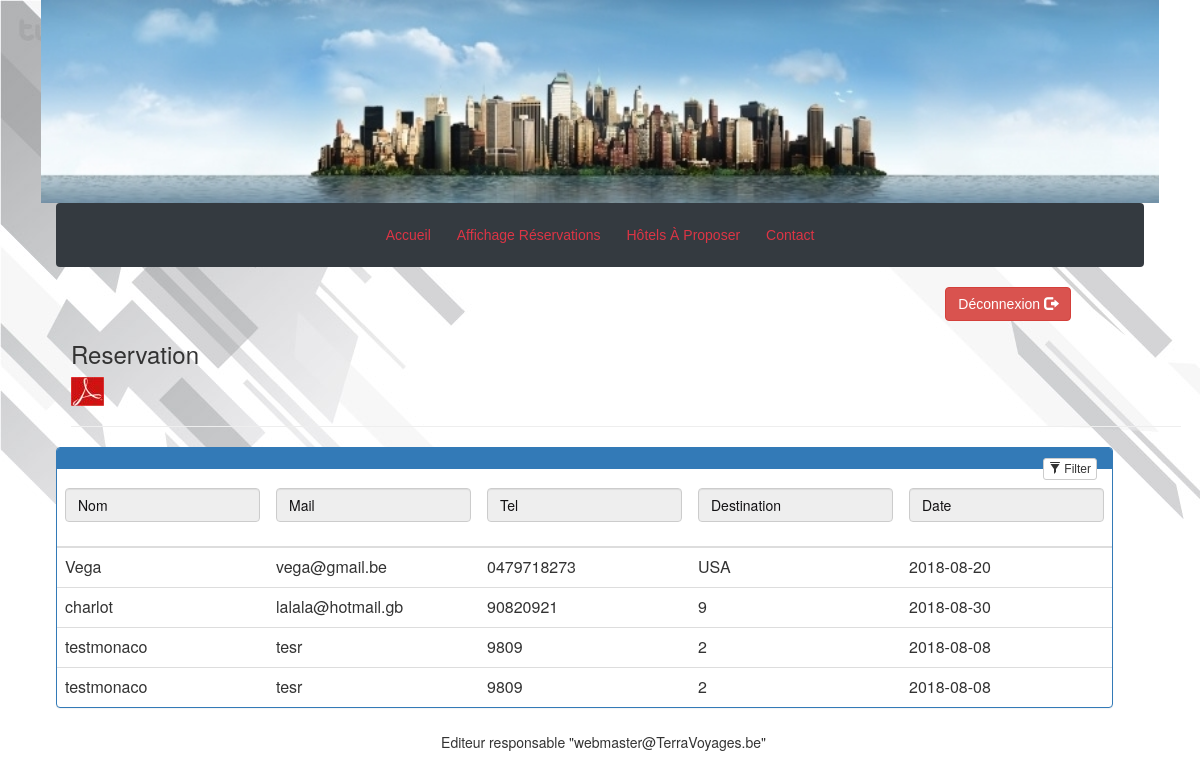
The app's page /admin/index.php?page=affiche_reservation (signed in) with its own data.
### tables this page shows
CREATE TABLE IF NOT EXISTS `reservation` (
  `ID` int(32) NOT NULL AUTO_INCREMENT,
  `NOM_CLIENT` varchar(52) NOT NULL,
  `EMAIL_CLIENT` varchar(52) NOT NULL,
  `TEL_CLIENT` varchar(52) NOT NULL,
  `PAYS_CLIENT` varchar(52) NOT NULL,
  `VILLE_CLIENT` varchar(52) NOT NULL,
  `DESTINATION` varchar(52) NOT NULL,
  `DATE` date NOT NULL,
  `NBR_PERSONNES` int(1) NOT NULL,
  `BUDGET` int(4) NOT NULL,
  PRIMARY KEY (`ID`)
);

### admin/lib/php/class/Vue_reservationDB.class.php (called while the page is built, shortened)
<?php
class Vue_reservationDB {
    private $_db;
    function __construct($_db) {
        $this->_db = $_db;
    }
    function getVue_reservationProduit() {
        try {
            $query = "SELECT * FROM RESERVATION";
            $resultset = $this->_db->prepare($query);
            $resultset->execute();
            $data = $resultset->fetchAll();
            $resultset->execute();
        } catch (PDOException $e) {
            print $e->getMessage();
        }
        while ($data = $resultset->fetch()) {
            try {
                $_infoArray[] = $data;
            } catch (PDOException $e) {
                print $e->getMessage();
            }
        }
        return $_infoArray;
    }
}

### admin/pages/Affiche_reservation.php (the view)
<?php
$reservationDB = new Vue_reservationDB($cnx);
$liste = $reservationDB->getVue_reservationProduit();
$nbrReservations = count($liste);
?>
<div class="container">
    <h3>Reservation</h3>
    <a href="./pages/imprimer.php"><img src="./images/pdf.jpg"></a>
    <hr>
    <div class="row">
        <div class="panel panel-primary filterable">
            <div class="panel-heading">
                <div class="pull-right">
                    <button class="btn btn-default btn-xs btn-filter"><span class="glyphicon glyphicon-filter"></span> Filter</button>
                </div>
            </div>
            <table class="table">
                <thead>
                    <tr class="filters">
                        <th><input type="text" class="form-control" placeholder="Nom" disabled></th>
                        <th><input type="text" class="form-control" placeholder="Mail" disabled></th>
                        <th><input type="text" class="form-control" placeholder="Tel" disabled></th>
                        <th><input type="text" class="form-control" placeholder="Destination" disabled></th>
                        <th><input type="text" class="form-control" placeholder="Date" disabled></th>
                    </tr>
                </thead>
                <tbody>
                    <?php
                    if (isset($liste)) {
                        if ($nbrReservations > 0) {
                            for ($i = 0; $i < $nbrReservations; $i++) {
                                ?>
                                <tr>
                                    <td><?php print $liste[$i]['NOM_CLIENT']; ?></td>
                                    <td><?php print $liste[$i]['EMAIL_CLIENT']; ?></td>
                                    <td><?php print $liste[$i]['TEL_CLIENT']; ?></td>
                                    <td><?php print $liste[$i]['DESTINATION']; ?></td>
                                    <td><?php print $liste[$i]['DATE']; ?></td>
                                </tr>
                            <?php }
                        }
                    } ?>
                </tbody>
            </table>
        </div>
    </div>
</div>

### admin/index.php (shortened to what this page needs)
<html>
    <head>
        <link rel = "stylesheet" type = "text/css" href = "lib/css/bootstrap-4.0.0/dist/css/bootstrap.css"/>
        <link rel = "stylesheet" type = "text/css" href = "lib/css/style.css"/>
        <link rel = "stylesheet" type = "text/css" href = "../lib/css/pStyle.css"/>
        <link rel = "stylesheet" href = "https://maxcdn.bootstrapcdn.com/font-awesome/4.5.0/css/font-awesome.min.css">
        <link href = "//maxcdn.bootstrapcdn.com/bootstrap/3.3.0/css/bootstrap.min.css" rel = "stylesheet"
              id = "bootstrap-css">
        <link href = "//netdna.bootstrapcdn.com/bootstrap/3.0.0/css/bootstrap.min.css" rel = "stylesheet"
              id = "bootstrap-css">
    </head>
    <body>
        <div class = "wrapper">
            <header>
                <img src = "images/banVoyage2.jpg" alt = "baniere voyage"/>
            </header>
            <div class = "container-fluid">
                <div class = "row">
                    <div class = "col-sm-12">
                        <?php
                        if (file_exists('lib/php/menuAdmin.php')) {
                            include( 'lib/php/menuAdmin.php' );
                        }
                        ?>
                    </div>
                </div>
            </div>
            <div class = "container fond">
                <div class = "row">
                    <div class = "col-sm-11">
                        <?php if (isset($_SESSION['admin'])) {
                            ?>
                            <a href = "index.php?page=disconnect" class = "float-right btn btn-danger" type = "button">
                                D&eacute;connexion
                                <span class = "glyphicon glyphicon-log-out"></span>
                            </a>
                            <?php
                        }
                        ?>
                    </div>
                </div>
                <section>
                    <?php
                    $path = "./pages/" . $_SESSION['page'] . ".php";
                    if (file_exists($path)) {
                        include $path;
                    } else {
                        print "ICI OUPS!!!!!";
                    }
                    ?>
                </section>
                <footer>
                    <?php
                    if (file_exists("../lib/php/footerPublic.php")) {
                        include( "../lib/php/footerPublic.php" );
                    }
                    ?>
                </footer>
            </div>
        </div>
</body>
</html>

### admin/lib/php/menuAdmin.php
<nav class="navbar navbar-expand-md bg-dark navbar-dark ">
<div class="container" id="aspect_menu">
    <ul class="navbar-nav">
        <li><a class="btn btn-outline-danger" href="./index.php?page=accueil_admin">Accueil</a></li>
        <li><a class="btn btn-outline-danger" href="./index.php?page=affiche_reservation">Affichage Réservations</a></li>
        <li><a class="btn btn-outline-danger" href="./index.php?page=sssssssssssssssssssssssssssssssssssssssssssssssssssssssssssssssss">Hôtels à proposer</a></li>
        <li><a class="btn btn-outline-danger" href="./index.php?page=contact_admin">Contact</a></li>
    </ul>
</div>
</nav>

### lib/php/footerPublic.php
<div class="centrer class">
    <p>Editeur responsable "webmaster@TerraVoyages.be"</p>
</div>

### records on screen
reservation: NOM_CLIENT "Vega", EMAIL_CLIENT "vega@gmail.be", TEL_CLIENT "0479718273", DESTINATION "USA", DATE "2018-08-20"
reservation: NOM_CLIENT "charlot", EMAIL_CLIENT "lalala@hotmail.gb", TEL_CLIENT "90820921", DESTINATION "9", DATE "2018-08-30"
reservation: NOM_CLIENT "testmonaco", EMAIL_CLIENT "tesr", TEL_CLIENT "9809", DESTINATION "2", DATE "2018-08-08"
reservation: NOM_CLIENT "testmonaco", EMAIL_CLIENT "tesr", TEL_CLIENT "9809", DESTINATION "2", DATE "2018-08-08"
